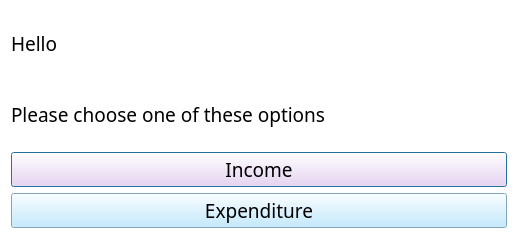
<?xml version="1.0" encoding="UTF-8"?>
<ui version="4.0">
 <class>Dialog</class>
 <widget class="QDialog" name="Dialog">
  <property name="geometry">
   <rect>
    <x>0</x>
    <y>0</y>
    <width>518</width>
    <height>239</height>
   </rect>
  </property>
  <property name="windowTitle">
   <string>Dialog</string>
  </property>
  <property name="styleSheet">
   <string notr="true">background-color: rgb(255, 255, 255);</string>
  </property>
  <layout class="QVBoxLayout" name="verticalLayout">
   <item>
    <widget class="QLabel" name="label">
     <property name="font">
      <font>
       <family>Yu Gothic UI Light</family>
       <pointsize>14</pointsize>
      </font>
     </property>
     <property name="text">
      <string>Hello</string>
     </property>
    </widget>
   </item>
   <item>
    <widget class="QLabel" name="label_2">
     <property name="font">
      <font>
       <family>Yu Gothic UI Light</family>
       <pointsize>14</pointsize>
      </font>
     </property>
     <property name="text">
      <string>Please choose one of these options</string>
     </property>
    </widget>
   </item>
   <item>
    <widget class="QPushButton" name="incomePushbtn">
     <property name="font">
      <font>
       <family>Yu Gothic UI Light</family>
       <pointsize>14</pointsize>
      </font>
     </property>
     <property name="styleSheet">
      <string notr="true">background-color: rgb(255, 211, 248);</string>
     </property>
     <property name="text">
      <string>Income</string>
     </property>
    </widget>
   </item>
   <item>
    <widget class="QPushButton" name="expenditurePushbtn">
     <property name="font">
      <font>
       <family>Yu Gothic UI Light</family>
       <pointsize>14</pointsize>
      </font>
     </property>
     <property name="styleSheet">
      <string notr="true">background-color: rgb(180, 229, 255);</string>
     </property>
     <property name="text">
      <string>Expenditure</string>
     </property>
    </widget>
   </item>
  </layout>
 </widget>
 <resources/>
 <connections/>
</ui>
